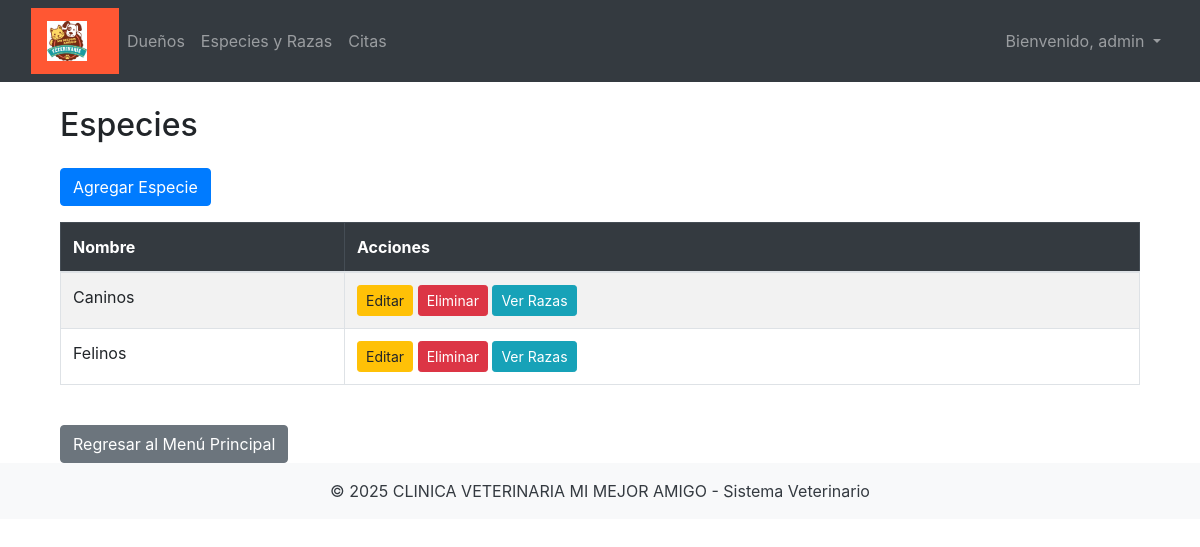
Page /species (signed in) on the committed database.
### app/models/config.py (models this page shows)
class ClinicConfig(db.Model):
    __tablename__ = 'clinic_config'
    id = db.Column(db.Integer, primary_key=True)
    clinic_name = db.Column(db.String(100), nullable=False)
    logo_url = db.Column(db.String(255), nullable=True)
    primary_color = db.Column(db.String(7), nullable=True)
    secondary_color = db.Column(db.String(7), nullable=True)
    welcome_message = db.Column(db.String(255), nullable=True)

### app/models/user.py (models this page shows, shortened)
class User(UserMixin, db.Model):
    id = db.Column(db.Integer, primary_key=True)
    username = db.Column(db.String(64), unique=True, nullable=False)
    email = db.Column(db.String(120), unique=True, nullable=False)
    password_hash = db.Column(db.String(128), nullable=False)
    role = db.Column(db.String(20), nullable=False, default='asistente')  # Por defecto, rol "asistente"

### app/models/species.py (models this page shows, shortened)
class Species(db.Model):
    id = db.Column(db.Integer, primary_key=True)
    name = db.Column(db.String(50), unique=True, nullable=False)
    breeds = db.relationship('Breed', backref='species', lazy=True, cascade="all, delete-orphan")

### app/routes.py (the view)
@main.route('/species', methods=['GET', 'POST'])
@login_required
def list_species():
    species = Species.query.all()
    return render_template('species_list.html', species=species, title="Lista de Especies")

### app/__init__.py (called while the page is built)
@login_manager.user_loader
def load_user(user_id):
    from app.models.user import User
    return User.query.get(int(user_id))

def create_app():
    app = Flask(__name__)
    app.config.from_object('config.Config')
    db.init_app(app)
    login_manager.init_app(app)
    mail.init_app(app)
    migrate.init_app(app, db)
    from app.models.config import ClinicConfig
    from app.routes import main
    app.register_blueprint(main)
    from app.auth.routes import auth
    app.register_blueprint(auth, url_prefix='/auth')
    @app.context_processor
    def inject_clinic_config():
        config = ClinicConfig.query.first()
        return dict(config=config)
    return app

### app/templates/species_list.html
{% extends "base.html" %}
{% block content %}
<div class="container mt-4">
    <h2 class="mb-4">Especies</h2>
    <a href="{{ url_for('main.add_species') }}" class="btn btn-primary mb-3">Agregar Especie</a>
    {% if species %}
        <table class="table table-striped table-bordered">
            <thead class="table-dark">
                <tr>
                    <th>Nombre</th>
                    <th>Acciones</th>
                </tr>
            </thead>
            <tbody>
                {% for specie in species %}
                <tr>
                    <td>{{ specie.name }}</td>
                    <td>
                        <a href="{{ url_for('main.edit_species', species_id=specie.id) }}" class="btn btn-warning btn-sm">Editar</a>
                        <a href="{{ url_for('main.delete_species', species_id=specie.id) }}" class="btn btn-danger btn-sm">Eliminar</a>
                        <a href="{{ url_for('main.list_breeds', species_id=specie.id) }}" class="btn btn-info btn-sm">Ver Razas</a>
                    </td>
                </tr>
                {% endfor %}
            </tbody>
        </table>
    {% else %}
        <p class="text-danger">No se han registrado especies aún.</p>
    {% endif %}
    <a href="{{ url_for('main.index') }}" class="btn btn-secondary mt-4">Regresar al Menú Principal</a>
</div>
{% endblock %}

### app/templates/base.html (shortened to what this page needs)
<!DOCTYPE html>
<html lang="es">
<head>
  <link rel="stylesheet" href="{{ url_for('static', filename='css/bootstrap.min.css') }}">
  <link rel="stylesheet" href="{{ url_for('static', filename='css/intlTelInput.min.css') }}">
</head>
<body>
<nav class="navbar navbar-expand-lg navbar-dark bg-dark">
	<div class="container-fluid">
    <nav class="navbar" style="background-color: {{ config.primary_color }};">
		<a class="navbar-brand" href="/">
			<img src="{{ config.logo_url }}" alt="Logo" height="40">
		</a>
	</nav>
    <div class="collapse navbar-collapse justify-content-between" id="navbarNav">
      <ul class="navbar-nav">
        <li class="nav-item">
          <a class="nav-link" href="{{ url_for('main.list_owners') }}">Dueños</a>
        </li>
        <li class="nav-item">
          <a class="nav-link" href="{{ url_for('main.list_species') }}">Especies y Razas</a>
        </li>
        <li class="nav-item">
          <a class="nav-link" href="{{ url_for('main.appointments') }}">Citas</a>
        </li>
      </ul>
      <ul class="navbar-nav">
        {% if current_user.is_authenticated %}
        <li class="nav-item dropdown">
          <a class="nav-link dropdown-toggle" href="#" id="userDropdown" role="button" data-bs-toggle="dropdown"
            aria-expanded="false">
            Bienvenido, {{ current_user.username }}
          </a>
        </li>
        {% else %}
        <li class="nav-item">
          <a class="nav-link" href="{{ url_for('auth.login') }}">Iniciar Sesión</a>
        </li>
        {% endif %}
      </ul>
    </div>
  </div>
</nav>
  <div class="container mt-4 flex-grow-1">
    {% block content %}{% endblock %}
  </div>
  <footer class="bg-light text-center text-dark py-3">
    <p class="mb-0">© 2025 {{ config.clinic_name }} - Sistema Veterinario</p>
  </footer>
</body>
</html>

### rows in the picture
ClinicConfig: logo_url (picture), clinic_name "CLINICA VETERINARIA MI MEJOR AMIGO"
User: username "admin"
Species: name "Caninos"
Species: name "Felinos"
